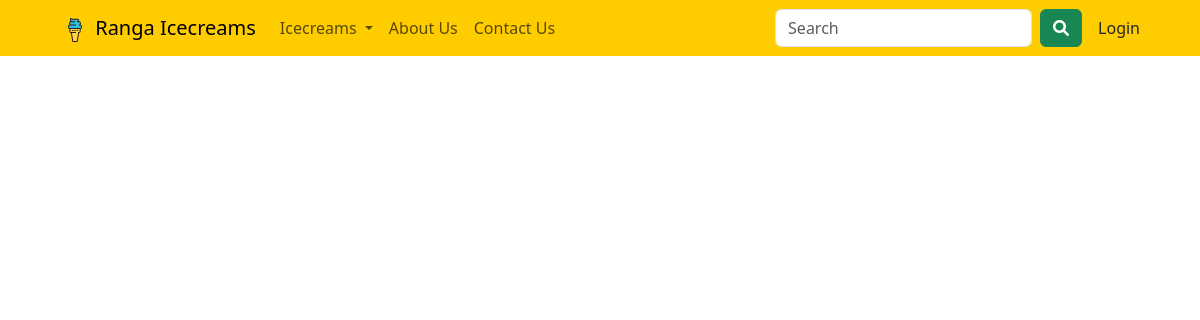
The page /shop/ on the database as committed earlier.
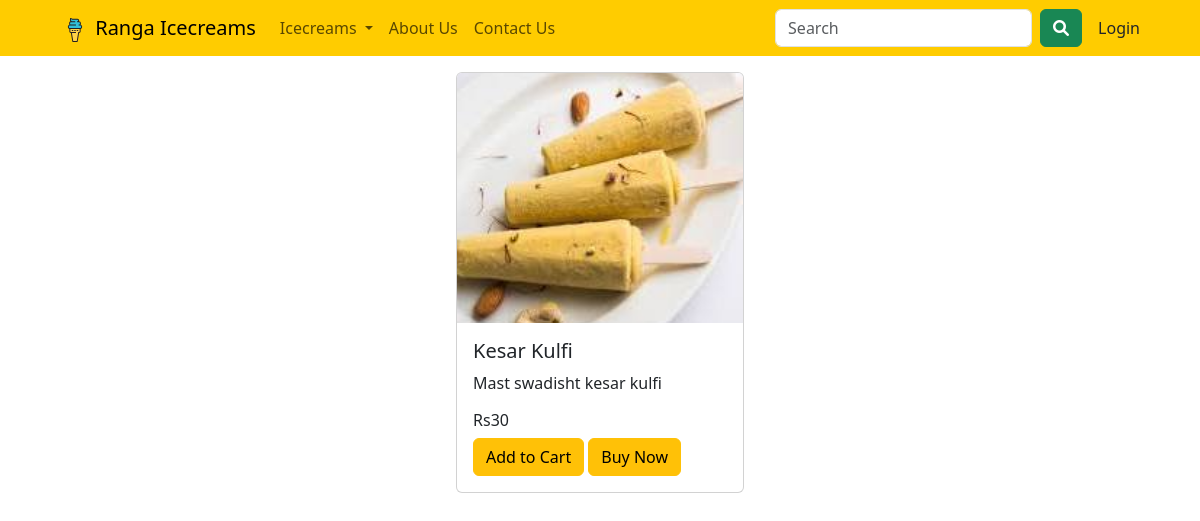
The same page on the database as committed later.
### icecreamShop/models.py (models this page shows, shortened)
class Product(models.Model):
    name = models.CharField(max_length=20)
    image = models.ImageField(upload_to='product/images')
    price = models.IntegerField(validators=[MinValueValidator(20)])
    quantity = models.IntegerField(validators=[MinValueValidator(0)])
    catetgory = models.ForeignKey(Category,on_delete=models.CASCADE) # models.CASCADE means that when the cateogry is deleted from the category model the all the products from the category will also get deleted
    description = models.TextField(max_length=100,null=True,default='')
    availble = models.BooleanField(default=True)
    class Meta:
        verbose_name_plural = "Products"

### icecreamShop/views.py (the view)
# urls.py: path('shop/', views.shop, name='shop'),
def shop(request):
    products = Product.objects.all()
    context = {
        'products': products
    }
    return render(request,"icecreamShop/shop.html",context=context)

### icecreamShop/templates/icecreamShop/shop.html (shortened to what this page needs)
{% extends "icecreamShop/base.html" %}
{% load static %}
{% block body %}
<div class="row">
{% for product  in products %}
    <div class="col p-3 d-flex justify-content-center">
        <div class="card" style="width: 18rem;">
            <img src="{{ product.image.url }}" class="card-img-top" alt="{{ product.name }}">
            <div class="card-body">
                <h5 class="card-title">{{ product.name }}</h5>
                <p class="card-text">{{ product.description }}</p>
                <h6 class="card-text">Rs{{ product.price}}</h6>
                <a href="{% url "add_to_cart" product.id%}" class="btn btn-warning">Add to Cart</a>
                <a href="#" class="btn btn-warning">Buy Now</a>
            </div>
        </div>
    </div>
{% endfor %}
</div>
{% endblock body %}

Rows that differ between the two databases and show on the page:
added Product: image (picture), name "Kesar Kulfi", description "Mast swadisht kesar kulfi", price "30"
